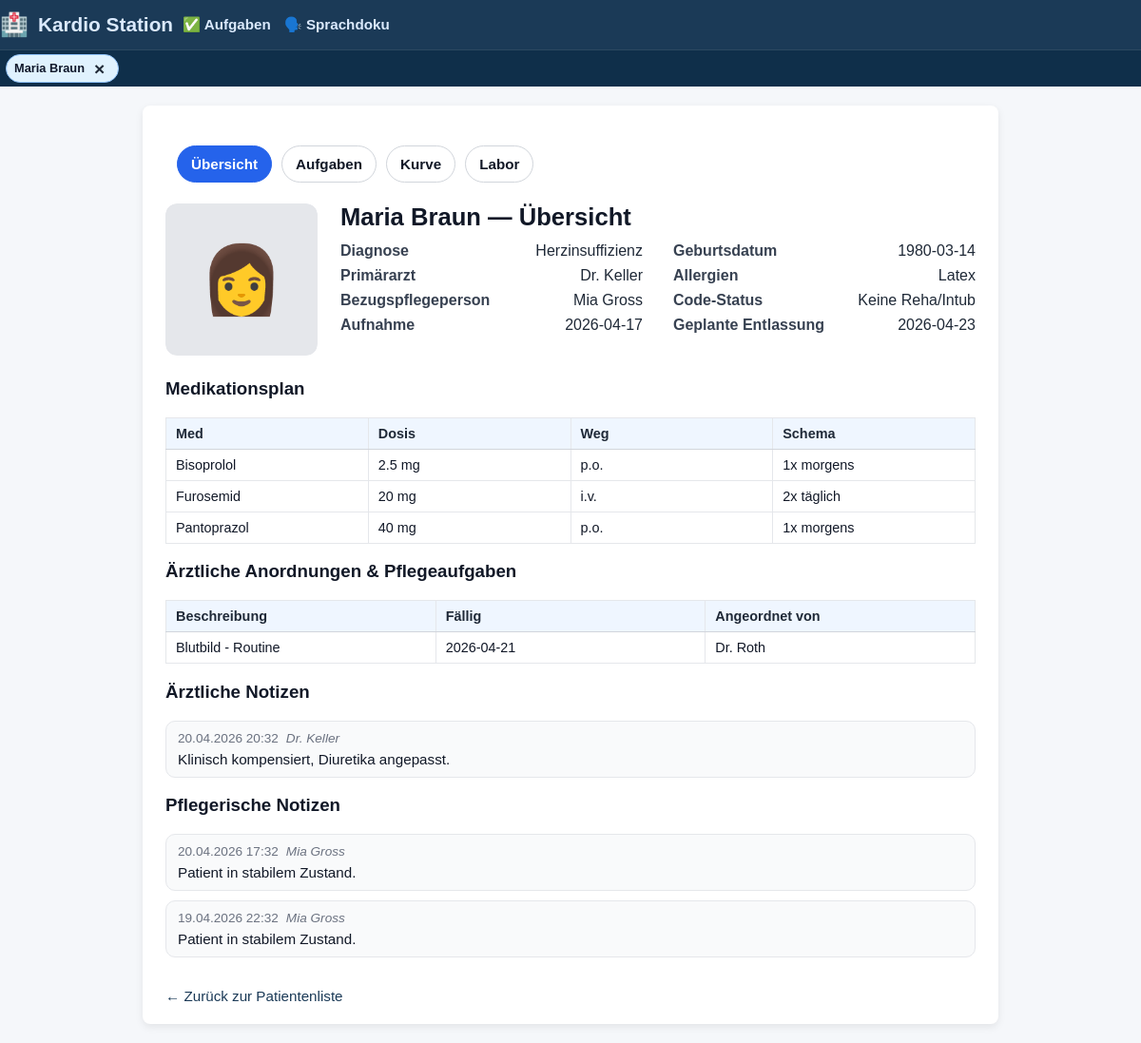
The app's page /patient/1, older data.
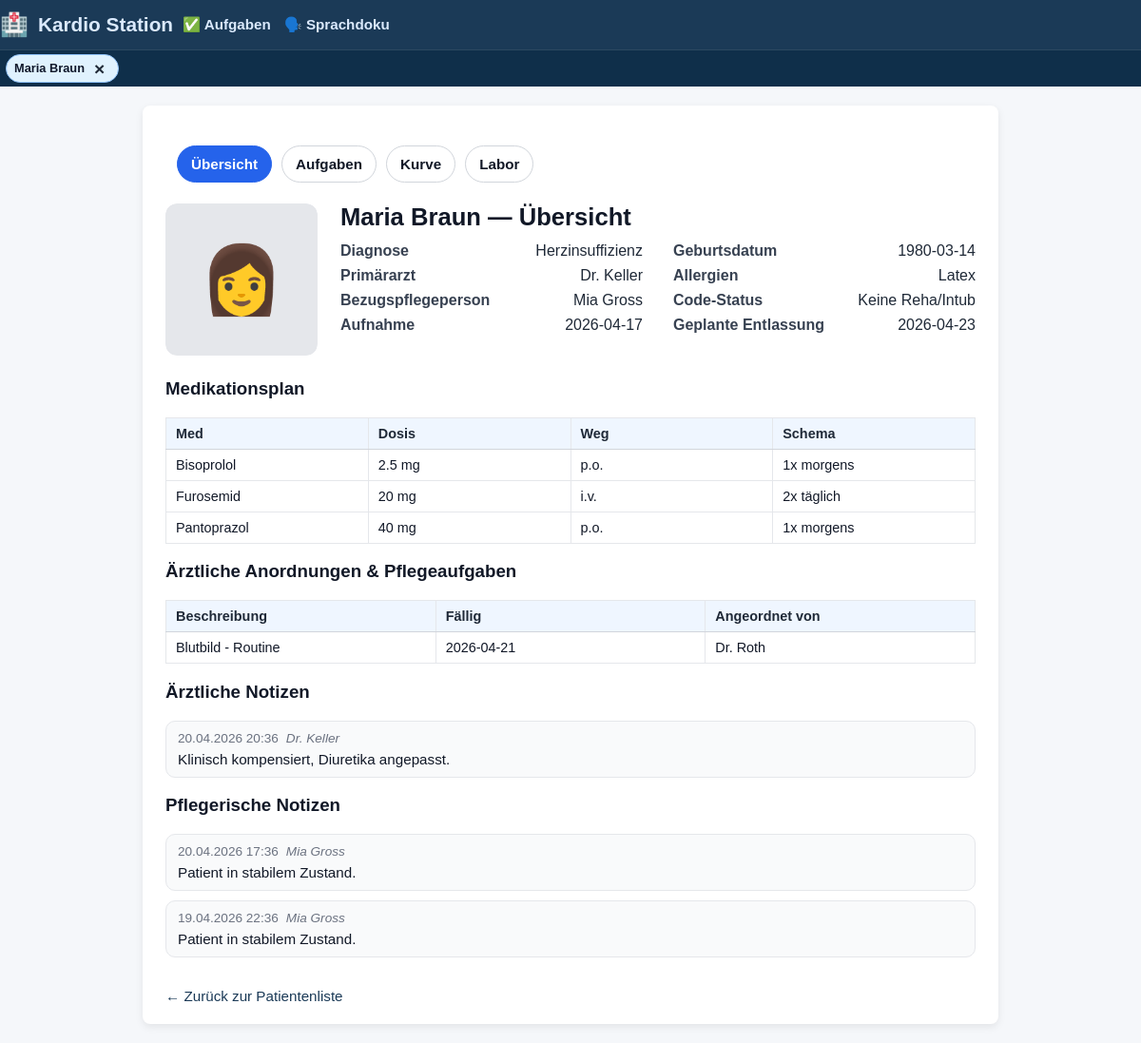
The same page, newer data.
### tables this page shows
CREATE TABLE doctor_notes (
    id INTEGER PRIMARY KEY AUTOINCREMENT,
    patient_id INTEGER NOT NULL,
    note TEXT NOT NULL,
    created_at TEXT,
    author TEXT,
    FOREIGN KEY (patient_id) REFERENCES patients(id)
);

CREATE TABLE nurse_notes (
    id INTEGER PRIMARY KEY AUTOINCREMENT,
    patient_id INTEGER NOT NULL,
    note TEXT NOT NULL,
    created_at TEXT,
    author TEXT,
    FOREIGN KEY (patient_id) REFERENCES patients(id)
);

### app.py (the view)
@app.route("/patient/<int:patient_id>", methods=["GET", "POST"])
def patient_detail(patient_id):
    conn = get_connection()
    cur = conn.cursor()
    cur.execute("""
        SELECT
            p.id,
            p.patient_identifier,
            p.name,
            p.gender,
            p.dob,
            p.diagnosis,
            p.bezugspflege_id,
            p.allergies,
            p.code_status,
            p.admission_date,
            p.expected_discharge,
            p.primary_doctor,
            p.photo_filename,
            n.name AS bezugspflege_name
        FROM patients p
        LEFT JOIN nurses n ON p.bezugspflege_id = n.id
        WHERE p.id = ?;
    """, (patient_id,))
    patient = cur.fetchone()
    cur.execute("SELECT id, name FROM nurses ORDER BY name;")
    nurses = cur.fetchall()
    cur.execute("""
        SELECT id, name, dose, route, schedule
        FROM medications
        WHERE patient_id = ?
            AND (given IS NULL OR given = 0)
            AND (not_given IS NULL OR not_given = 0)
        ORDER BY name;
    """, (patient_id,))
    meds = cur.fetchall()
    cur.execute("""
        SELECT description, due_date, status, ordered_by, type
        FROM orders
        WHERE patient_id = ?
        ORDER BY due_date;
    """, (patient_id,))
    orders = cur.fetchall()
    cur.execute("""
        SELECT note, created_at, author
        FROM doctor_notes
        WHERE patient_id = ?
        ORDER BY created_at DESC, id DESC;
    """, (patient_id,))
    doctor_notes = cur.fetchall()
    cur.execute("""
        SELECT note, created_at, author
        FROM nurse_notes
        WHERE patient_id = ?
        ORDER BY created_at DESC, id DESC;
    """, (patient_id,))
    nurse_notes = cur.fetchall()
    if patient:
        add_patient_tab(patient["id"], patient["name"], url_for("patient_detail", patient_id=patient["id"]))
        set_active_patient(patient["id"])
    cur.execute("""
        SELECT alert, severity, created_at
        FROM ai_alerts
        WHERE patient_id = ?
        ORDER BY datetime(created_at) DESC, id DESC;
    """, (patient_id,))
    alerts = cur.fetchall()
    current_nurse = get_current_nurse(conn)
    conn.close()
    conn.close()
    return render_template(
        "patient_detail.html",
        alerts=alerts,
        current_nurse=current_nurse,
        patient=patient,
        nurses=nurses,
        meds=meds,
        orders=orders,
        doctor_notes=doctor_notes,
        nurse_notes=nurse_notes,
        active_tab="overview",
    )

### app.py (called while the page is built, shortened)
def get_connection():
    conn = sqlite3.connect(DB_PATH)
    conn.row_factory = sqlite3.Row
    return conn

def get_current_nurse(conn=None):
    nurse_id = session.get("current_nurse_id")
    if not nurse_id:
        return None

def add_patient_tab(patient_id: int, patient_name: str, url: str):
    tabs = session.get("patient_tabs", [])
    tabs = [t for t in tabs if t.get("patient_id") != patient_id]
    tabs.append({
        "patient_id": patient_id,
        "name": patient_name,
        "url": url,   # where to go back to (last place)
    })
    tabs = tabs[-5:]
    session["patient_tabs"] = tabs

def set_active_patient(patient_id: int):
    session["active_patient_id"] = patient_id

@app.template_filter("format_dt")
def format_dt(value):
    if not value:
        return "–"
    try:
        dt = datetime.fromisoformat(value)
        return dt.astimezone(LOCAL_TZ).strftime("%d.%m.%Y %H:%M")
    except:
        return value

### templates/patient_detail.html (shortened to what the changed rows need)
<!DOCTYPE html>
<html>
<head>
    <link rel="stylesheet" href="{{ url_for('static', filename='styles.css') }}">
</head>
<body>
{% extends "base.html" %}
{% block content %}
<div class="patient-header-block">
    <div class="clinical-info-column">
        <h1 class="patient-header-title">
            {{ patient["name"] }} — Übersicht</h1>
    </div>
</div>
{% if meds %}
    <table class="detail-table">
        <thead>
            <tr>
                <th>Med</th>
                <th>Dosis</th>
                <th>Weg</th>
                <th>Schema</th>
            </tr>
        </thead>
    </table>
{% else %}
    <p>Keine Medikation dokumentiert.</p>
{% endif %}
{% if orders %}
    <table class="detail-table">
        <thead>
            <tr>
                <th>Beschreibung</th>
                <th>Fällig</th>
                <th>Angeordnet von</th>
            </tr>
        </thead>
    </table>
{% else %}
    <p>Keine offenen Anordnungen/Pflegeaufgaben dokumentiert.</p>
{% endif %}
{% if doctor_notes %}
    <ul class="note-list">
        {% for n in doctor_notes %}
            <li class="note-item">
                <div class="note-meta">
                    <span class="note-time">{{ n["created_at"]| format_dt }}</span>
                    <span class="note-author">{{ n["author"] }}</span>
                </div>
                <div class="note-text">
                    {{ n["note"] }}
                </div>
            </li>
        {% endfor %}
    </ul>
{% else %}
    <p>Keine ärztlichen Notizen dokumentiert.</p>
{% endif %}
{% if nurse_notes %}
    <ul class="note-list">
        {% for n in nurse_notes %}
            <li class="note-item">
                <div class="note-meta">
                    <span class="note-time">{{ n["created_at"]| format_dt }}</span>
                    <span class="note-author">{{ n["author"] }}</span>
                </div>
                <div class="note-text">
                    {{ n["note"] }}
                </div>
            </li>
        {% endfor %}
    </ul>
{% else %}
    <p>Keine pflegerischen Notizen dokumentiert.</p>
{% endif %}
{% endblock %}

Row changes from the older to the newer data that the page shows:
changed doctor_notes "Klinisch kompensiert, Diuretika angepasst.": created_at "20.04.2026 20:32" → "20.04.2026 20:36"
changed nurse_notes (number 1 of 2 on the later page): created_at "20.04.2026 17:32" → "20.04.2026 17:36"
changed nurse_notes (number 2 of 2 on the later page): created_at "19.04.2026 22:32" → "19.04.2026 22:36"
